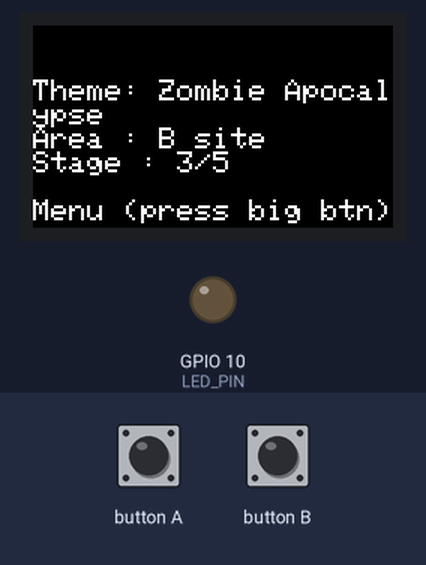
Recording of a sketch running on a simulated ESP32-S3. Shown: 240×135 colour display, output pins drawn as LEDs (lit = HIGH). The inputs (shaded band) are chosen by the test bench.

Above: at 1.4 s.
1.5 s: button A pressed for 0.15 s
At 2.6 s:
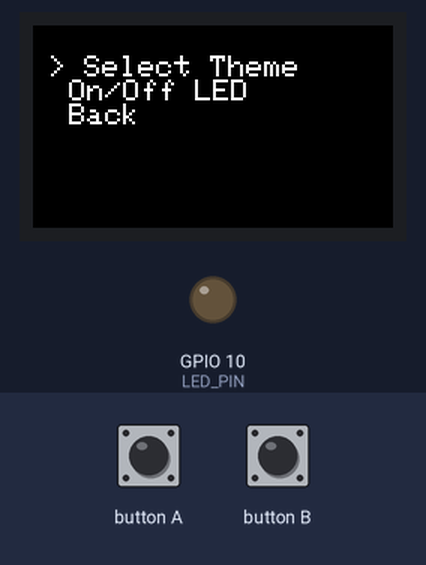
3.1 s: button A pressed for 1 s
At 4.0 s:
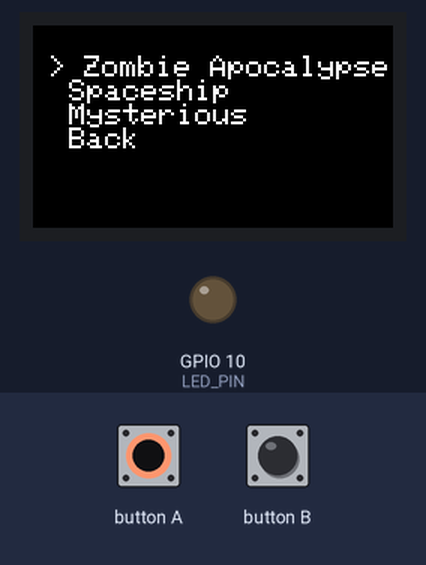
5.6 s: button B pressed for 0.15 s
At 6.0 s:
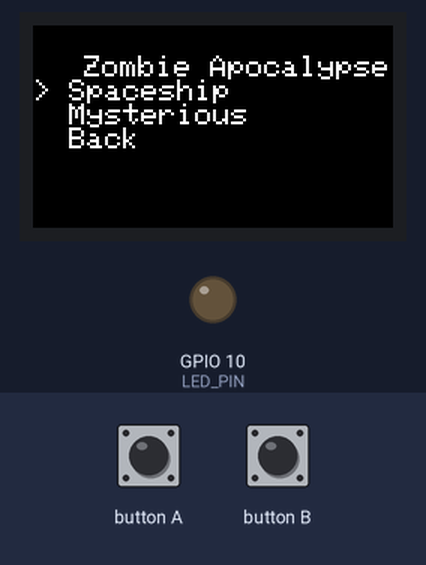
7.2 s: button A pressed for 0.15 s
At 8.4 s:
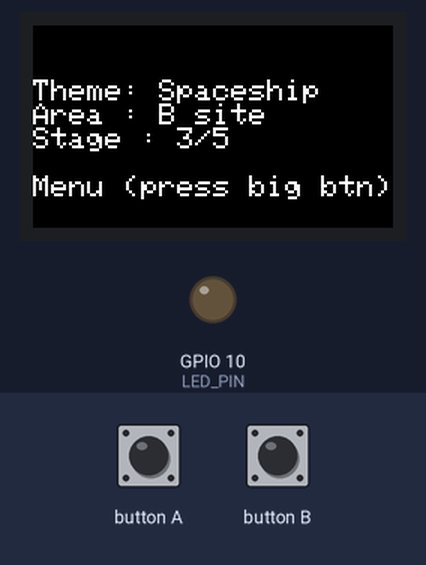
8.8 s: button A pressed for 3.2 s
At 9.4 s:
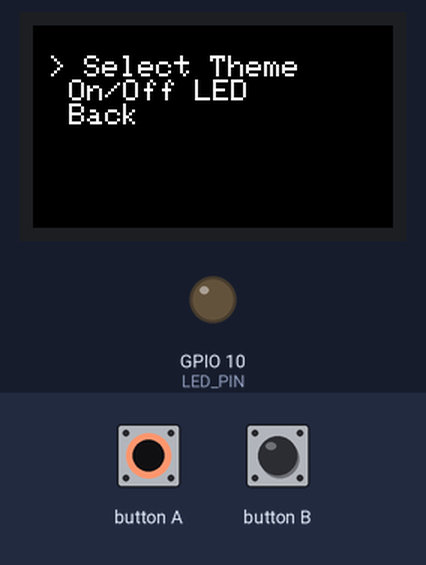
13.5 s: button B pressed for 1 s
At 14.1 s:
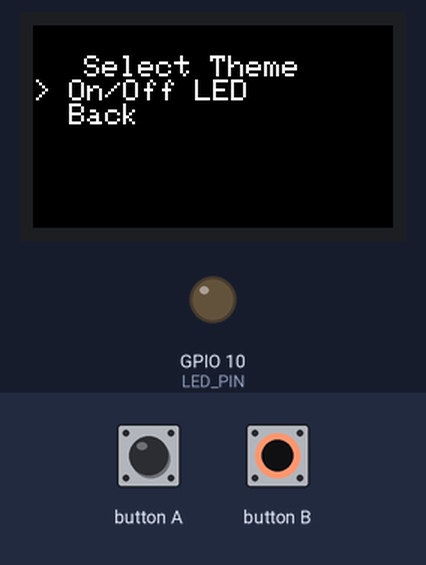
Timing chart, 0 to 16.5 s (numbered marks = the images above; inputs shaded):
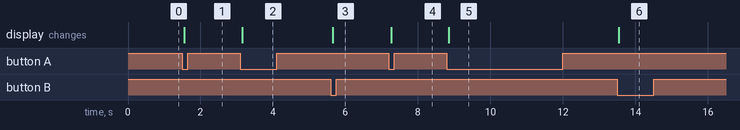

The sketch:

M5Interface.ino
```cpp
#include <M5StickCPlus.h>

#define LED_PIN 10 // Define LED pin

int screenState = 0; // 0: Main, 1: Menu, 2: Theme Selection, 3: LED Control
int menuIndex = 0;
int themeIndex = 0;
int ledState = LOW;
const char* themes[] = {"Zombie Apocalypse", "Spaceship", "Mysterious"};
const char* currentTheme = "Zombie Apocalypse";

void drawMainScreen() {
    M5.Lcd.fillScreen(BLACK);
    M5.Lcd.setCursor(10, 20);
    M5.Lcd.setTextSize(2);
    M5.Lcd.println("\nTheme: " + String(currentTheme));
    M5.Lcd.println("Area : B site");
    M5.Lcd.println("Stage : 3/5");
    M5.Lcd.println("\nMenu (press big btn)");
}

void drawMenuScreen() {
    M5.Lcd.fillScreen(BLACK);
    M5.Lcd.setCursor(10, 20);
    M5.Lcd.setTextSize(2);
    M5.Lcd.println(menuIndex == 0 ? "> Select Theme" : "  Select Theme");
    M5.Lcd.println(menuIndex == 1 ? "> On/Off LED" : "  On/Off LED");
    M5.Lcd.println(menuIndex == 2 ? "> Back" : "  Back");
}

void drawThemeScreen() {
    M5.Lcd.fillScreen(BLACK);
    M5.Lcd.setCursor(10, 20);
    M5.Lcd.setTextSize(2);
    for (int i = 0; i < 3; i++) {
        if (i == themeIndex) {
            M5.Lcd.print("> ");
        } else {
            M5.Lcd.print("  ");
        }
        M5.Lcd.println(themes[i]);
    }
    M5.Lcd.println(themeIndex == 3 ? "> Back" : "  Back");
}

void drawLEDControlScreen() {
    M5.Lcd.fillScreen(BLACK);
    M5.Lcd.setCursor(10, 20);
    M5.Lcd.setTextSize(2);
    M5.Lcd.println(menuIndex == 0 ? "> On" : "  On");
    M5.Lcd.println(menuIndex == 1 ? "> Off" : "  Off");
    M5.Lcd.println(menuIndex == 2 ? "> Back" : "  Back");
}

void setup() {
    M5.begin();
    M5.Lcd.setRotation(3);
    pinMode(LED_PIN, OUTPUT);
    digitalWrite(LED_PIN, ledState);
    drawMainScreen();
}

void loop() {
    M5.update();

    if (screenState == 0) { // Main Screen
        if (M5.BtnA.wasPressed()) {
            screenState = 1;
            menuIndex = 0;
            drawMenuScreen();
        }
    }
    else if (screenState == 1) { // Menu Screen
        if (M5.BtnB.wasPressed()) { // Toggle between options
            menuIndex = (menuIndex + 1) % 3;
            drawMenuScreen();
        }
        if (M5.BtnA.wasPressed()) { // Select
            if (menuIndex == 0) {
                screenState = 2;
                themeIndex = 0;
                drawThemeScreen();
            } else if (menuIndex == 1) {
                screenState = 3;
                menuIndex = 0;
                drawLEDControlScreen();
            } else {
                screenState = 0;
                drawMainScreen();
            }
        }
    }
    else if (screenState == 2) { // Theme Selection Screen
        if (M5.BtnB.wasPressed()) { // Toggle between themes
            themeIndex = (themeIndex + 1) % 4;
            drawThemeScreen();
        }
        if (M5.BtnA.wasPressed()) { // Select
            if (themeIndex == 3) {
                screenState = 1;
                drawMenuScreen();
            } else {
                currentTheme = themes[themeIndex];
                screenState = 0;
                drawMainScreen();
            }
        }
    }
    else if (screenState == 3) { // LED Control Screen
        if (M5.BtnB.wasPressed()) { // Toggle between options
            menuIndex = (menuIndex + 1) % 3;
            drawLEDControlScreen();
        }
        if (M5.BtnA.wasPressed()) { // Select
            if (menuIndex == 0) {
                ledState = LOW;
                digitalWrite(LED_PIN, ledState);
                screenState = 0;
                drawMainScreen();
            } else if (menuIndex == 1) {
                ledState = HIGH;
                digitalWrite(LED_PIN, ledState);
                screenState = 0;
                drawMainScreen();
            } else {
                screenState = 1;
                drawMenuScreen();
            }
        }
    }
}
```

Measured:
- after the input at 1.5 s, the display: changes after 0.05 s (image 1)
- after the input at 3.1 s, the display: changes after 0.05 s (image 2)
- after the input at 5.6 s, the display: changes after 0.05 s (image 3)
- after the input at 7.2 s, the display: changes after 0.06 s (image 4)
- after the input at 8.8 s, the display: changes after 0.05 s (image 5)
- after the input at 13.5 s, the display: changes after 0.05 s (image 6)
